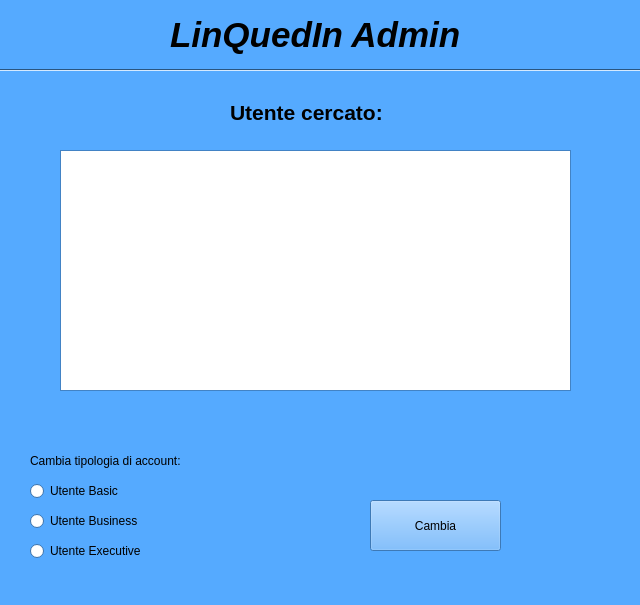
<?xml version="1.0" encoding="UTF-8"?>
<ui version="4.0">
 <class>adminCercaWindow</class>
 <widget class="QWidget" name="adminCercaWindow">
  <property name="geometry">
   <rect>
    <x>0</x>
    <y>0</y>
    <width>640</width>
    <height>605</height>
   </rect>
  </property>
  <property name="minimumSize">
   <size>
    <width>640</width>
    <height>605</height>
   </size>
  </property>
  <property name="maximumSize">
   <size>
    <width>640</width>
    <height>605</height>
   </size>
  </property>
  <property name="palette">
   <palette>
    <active>
     <colorrole role="WindowText">
      <brush brushstyle="SolidPattern">
       <color alpha="255">
        <red>0</red>
        <green>0</green>
        <blue>0</blue>
       </color>
      </brush>
     </colorrole>
     <colorrole role="Button">
      <brush brushstyle="SolidPattern">
       <color alpha="255">
        <red>85</red>
        <green>170</green>
        <blue>255</blue>
       </color>
      </brush>
     </colorrole>
     <colorrole role="Light">
      <brush brushstyle="SolidPattern">
       <color alpha="255">
        <red>213</red>
        <green>234</green>
        <blue>255</blue>
       </color>
      </brush>
     </colorrole>
     <colorrole role="Midlight">
      <brush brushstyle="SolidPattern">
       <color alpha="255">
        <red>149</red>
        <green>202</green>
        <blue>255</blue>
       </color>
      </brush>
     </colorrole>
     <colorrole role="Dark">
      <brush brushstyle="SolidPattern">
       <color alpha="255">
        <red>42</red>
        <green>85</green>
        <blue>127</blue>
       </color>
      </brush>
     </colorrole>
     <colorrole role="Mid">
      <brush brushstyle="SolidPattern">
       <color alpha="255">
        <red>56</red>
        <green>113</green>
        <blue>170</blue>
       </color>
      </brush>
     </colorrole>
     <colorrole role="Text">
      <brush brushstyle="SolidPattern">
       <color alpha="255">
        <red>0</red>
        <green>0</green>
        <blue>0</blue>
       </color>
      </brush>
     </colorrole>
     <colorrole role="BrightText">
      <brush brushstyle="SolidPattern">
       <color alpha="255">
        <red>255</red>
        <green>255</green>
        <blue>255</blue>
       </color>
      </brush>
     </colorrole>
     <colorrole role="ButtonText">
      <brush brushstyle="SolidPattern">
       <color alpha="255">
        <red>0</red>
        <green>0</green>
        <blue>0</blue>
       </color>
      </brush>
     </colorrole>
     <colorrole role="Base">
      <brush brushstyle="SolidPattern">
       <color alpha="255">
        <red>255</red>
        <green>255</green>
        <blue>255</blue>
       </color>
      </brush>
     </colorrole>
     <colorrole role="Window">
      <brush brushstyle="SolidPattern">
       <color alpha="255">
        <red>85</red>
        <green>170</green>
        <blue>255</blue>
       </color>
      </brush>
     </colorrole>
     <colorrole role="Shadow">
      <brush brushstyle="SolidPattern">
       <color alpha="255">
        <red>0</red>
        <green>0</green>
        <blue>0</blue>
       </color>
      </brush>
     </colorrole>
     <colorrole role="AlternateBase">
      <brush brushstyle="SolidPattern">
       <color alpha="255">
        <red>170</red>
        <green>212</green>
        <blue>255</blue>
       </color>
      </brush>
     </colorrole>
     <colorrole role="ToolTipBase">
      <brush brushstyle="SolidPattern">
       <color alpha="255">
        <red>255</red>
        <green>255</green>
        <blue>220</blue>
       </color>
      </brush>
     </colorrole>
     <colorrole role="ToolTipText">
      <brush brushstyle="SolidPattern">
       <color alpha="255">
        <red>0</red>
        <green>0</green>
        <blue>0</blue>
       </color>
      </brush>
     </colorrole>
    </active>
    <inactive>
     <colorrole role="WindowText">
      <brush brushstyle="SolidPattern">
       <color alpha="255">
        <red>0</red>
        <green>0</green>
        <blue>0</blue>
       </color>
      </brush>
     </colorrole>
     <colorrole role="Button">
      <brush brushstyle="SolidPattern">
       <color alpha="255">
        <red>85</red>
        <green>170</green>
        <blue>255</blue>
       </color>
      </brush>
     </colorrole>
     <colorrole role="Light">
      <brush brushstyle="SolidPattern">
       <color alpha="255">
        <red>213</red>
        <green>234</green>
        <blue>255</blue>
       </color>
      </brush>
     </colorrole>
     <colorrole role="Midlight">
      <brush brushstyle="SolidPattern">
       <color alpha="255">
        <red>149</red>
        <green>202</green>
        <blue>255</blue>
       </color>
      </brush>
     </colorrole>
     <colorrole role="Dark">
      <brush brushstyle="SolidPattern">
       <color alpha="255">
        <red>42</red>
        <green>85</green>
        <blue>127</blue>
       </color>
      </brush>
     </colorrole>
     <colorrole role="Mid">
      <brush brushstyle="SolidPattern">
       <color alpha="255">
        <red>56</red>
        <green>113</green>
        <blue>170</blue>
       </color>
      </brush>
     </colorrole>
     <colorrole role="Text">
      <brush brushstyle="SolidPattern">
       <color alpha="255">
        <red>0</red>
        <green>0</green>
        <blue>0</blue>
       </color>
      </brush>
     </colorrole>
     <colorrole role="BrightText">
      <brush brushstyle="SolidPattern">
       <color alpha="255">
        <red>255</red>
        <green>255</green>
        <blue>255</blue>
       </color>
      </brush>
     </colorrole>
     <colorrole role="ButtonText">
      <brush brushstyle="SolidPattern">
       <color alpha="255">
        <red>0</red>
        <green>0</green>
        <blue>0</blue>
       </color>
      </brush>
     </colorrole>
     <colorrole role="Base">
      <brush brushstyle="SolidPattern">
       <color alpha="255">
        <red>255</red>
        <green>255</green>
        <blue>255</blue>
       </color>
      </brush>
     </colorrole>
     <colorrole role="Window">
      <brush brushstyle="SolidPattern">
       <color alpha="255">
        <red>85</red>
        <green>170</green>
        <blue>255</blue>
       </color>
      </brush>
     </colorrole>
     <colorrole role="Shadow">
      <brush brushstyle="SolidPattern">
       <color alpha="255">
        <red>0</red>
        <green>0</green>
        <blue>0</blue>
       </color>
      </brush>
     </colorrole>
     <colorrole role="AlternateBase">
      <brush brushstyle="SolidPattern">
       <color alpha="255">
        <red>170</red>
        <green>212</green>
        <blue>255</blue>
       </color>
      </brush>
     </colorrole>
     <colorrole role="ToolTipBase">
      <brush brushstyle="SolidPattern">
       <color alpha="255">
        <red>255</red>
        <green>255</green>
        <blue>220</blue>
       </color>
      </brush>
     </colorrole>
     <colorrole role="ToolTipText">
      <brush brushstyle="SolidPattern">
       <color alpha="255">
        <red>0</red>
        <green>0</green>
        <blue>0</blue>
       </color>
      </brush>
     </colorrole>
    </inactive>
    <disabled>
     <colorrole role="WindowText">
      <brush brushstyle="SolidPattern">
       <color alpha="255">
        <red>42</red>
        <green>85</green>
        <blue>127</blue>
       </color>
      </brush>
     </colorrole>
     <colorrole role="Button">
      <brush brushstyle="SolidPattern">
       <color alpha="255">
        <red>85</red>
        <green>170</green>
        <blue>255</blue>
       </color>
      </brush>
     </colorrole>
     <colorrole role="Light">
      <brush brushstyle="SolidPattern">
       <color alpha="255">
        <red>213</red>
        <green>234</green>
        <blue>255</blue>
       </color>
      </brush>
     </colorrole>
     <colorrole role="Midlight">
      <brush brushstyle="SolidPattern">
       <color alpha="255">
        <red>149</red>
        <green>202</green>
        <blue>255</blue>
       </color>
      </brush>
     </colorrole>
     <colorrole role="Dark">
      <brush brushstyle="SolidPattern">
       <color alpha="255">
        <red>42</red>
        <green>85</green>
        <blue>127</blue>
       </color>
      </brush>
     </colorrole>
     <colorrole role="Mid">
      <brush brushstyle="SolidPattern">
       <color alpha="255">
        <red>56</red>
        <green>113</green>
        <blue>170</blue>
       </color>
      </brush>
     </colorrole>
     <colorrole role="Text">
      <brush brushstyle="SolidPattern">
       <color alpha="255">
        <red>42</red>
        <green>85</green>
        <blue>127</blue>
       </color>
      </brush>
     </colorrole>
     <colorrole role="BrightText">
      <brush brushstyle="SolidPattern">
       <color alpha="255">
        <red>255</red>
        <green>255</green>
        <blue>255</blue>
       </color>
      </brush>
     </colorrole>
     <colorrole role="ButtonText">
      <brush brushstyle="SolidPattern">
       <color alpha="255">
        <red>42</red>
        <green>85</green>
        <blue>127</blue>
       </color>
      </brush>
     </colorrole>
     <colorrole role="Base">
      <brush brushstyle="SolidPattern">
       <color alpha="255">
        <red>85</red>
        <green>170</green>
        <blue>255</blue>
       </color>
      </brush>
     </colorrole>
     <colorrole role="Window">
      <brush brushstyle="SolidPattern">
       <color alpha="255">
        <red>85</red>
        <green>170</green>
        <blue>255</blue>
       </color>
      </brush>
     </colorrole>
     <colorrole role="Shadow">
      <brush brushstyle="SolidPattern">
       <color alpha="255">
        <red>0</red>
        <green>0</green>
        <blue>0</blue>
       </color>
      </brush>
     </colorrole>
     <colorrole role="AlternateBase">
      <brush brushstyle="SolidPattern">
       <color alpha="255">
        <red>85</red>
        <green>170</green>
        <blue>255</blue>
       </color>
      </brush>
     </colorrole>
     <colorrole role="ToolTipBase">
      <brush brushstyle="SolidPattern">
       <color alpha="255">
        <red>255</red>
        <green>255</green>
        <blue>220</blue>
       </color>
      </brush>
     </colorrole>
     <colorrole role="ToolTipText">
      <brush brushstyle="SolidPattern">
       <color alpha="255">
        <red>0</red>
        <green>0</green>
        <blue>0</blue>
       </color>
      </brush>
     </colorrole>
    </disabled>
   </palette>
  </property>
  <property name="windowTitle">
   <string>Form</string>
  </property>
  <widget class="Line" name="line">
   <property name="geometry">
    <rect>
     <x>0</x>
     <y>60</y>
     <width>651</width>
     <height>20</height>
    </rect>
   </property>
   <property name="orientation">
    <enum>Qt::Horizontal</enum>
   </property>
  </widget>
  <widget class="QLabel" name="label_10">
   <property name="geometry">
    <rect>
     <x>30</x>
     <y>450</y>
     <width>201</width>
     <height>21</height>
    </rect>
   </property>
   <property name="text">
    <string>Cambia tipologia di account:</string>
   </property>
  </widget>
  <widget class="QRadioButton" name="radioButtonUtenteBasic">
   <property name="geometry">
    <rect>
     <x>30</x>
     <y>480</y>
     <width>111</width>
     <height>22</height>
    </rect>
   </property>
   <property name="text">
    <string>Utente Basic</string>
   </property>
  </widget>
  <widget class="QRadioButton" name="radioButtonUtenteBusiness">
   <property name="geometry">
    <rect>
     <x>30</x>
     <y>510</y>
     <width>151</width>
     <height>22</height>
    </rect>
   </property>
   <property name="text">
    <string>Utente Business</string>
   </property>
  </widget>
  <widget class="QRadioButton" name="radioButtonUtenteExecutive">
   <property name="geometry">
    <rect>
     <x>30</x>
     <y>540</y>
     <width>151</width>
     <height>22</height>
    </rect>
   </property>
   <property name="text">
    <string>Utente Executive</string>
   </property>
  </widget>
  <widget class="QPushButton" name="pushButtonCambiaTipologiaAccount">
   <property name="geometry">
    <rect>
     <x>370</x>
     <y>500</y>
     <width>131</width>
     <height>51</height>
    </rect>
   </property>
   <property name="text">
    <string>Cambia</string>
   </property>
  </widget>
  <widget class="QLabel" name="label">
   <property name="geometry">
    <rect>
     <x>170</x>
     <y>-10</y>
     <width>321</width>
     <height>91</height>
    </rect>
   </property>
   <property name="text">
    <string>&lt;html&gt;&lt;head/&gt;&lt;body&gt;&lt;p&gt;&lt;span style=&quot; font-size:26pt; font-weight:600; font-style:italic;&quot;&gt;LinQuedIn Admin&lt;/span&gt;&lt;/p&gt;&lt;/body&gt;&lt;/html&gt;</string>
   </property>
  </widget>
  <widget class="QLabel" name="label_2">
   <property name="geometry">
    <rect>
     <x>230</x>
     <y>100</y>
     <width>161</width>
     <height>21</height>
    </rect>
   </property>
   <property name="text">
    <string>&lt;html&gt;&lt;head/&gt;&lt;body&gt;&lt;p&gt;&lt;span style=&quot; font-size:16pt; font-weight:600;&quot;&gt;Utente cercato: &lt;/span&gt;&lt;/p&gt;&lt;/body&gt;&lt;/html&gt;</string>
   </property>
  </widget>
  <widget class="QTableWidget" name="tableWidgetOutput">
   <property name="geometry">
    <rect>
     <x>60</x>
     <y>150</y>
     <width>511</width>
     <height>241</height>
    </rect>
   </property>
  </widget>
 </widget>
 <resources/>
 <connections/>
</ui>
